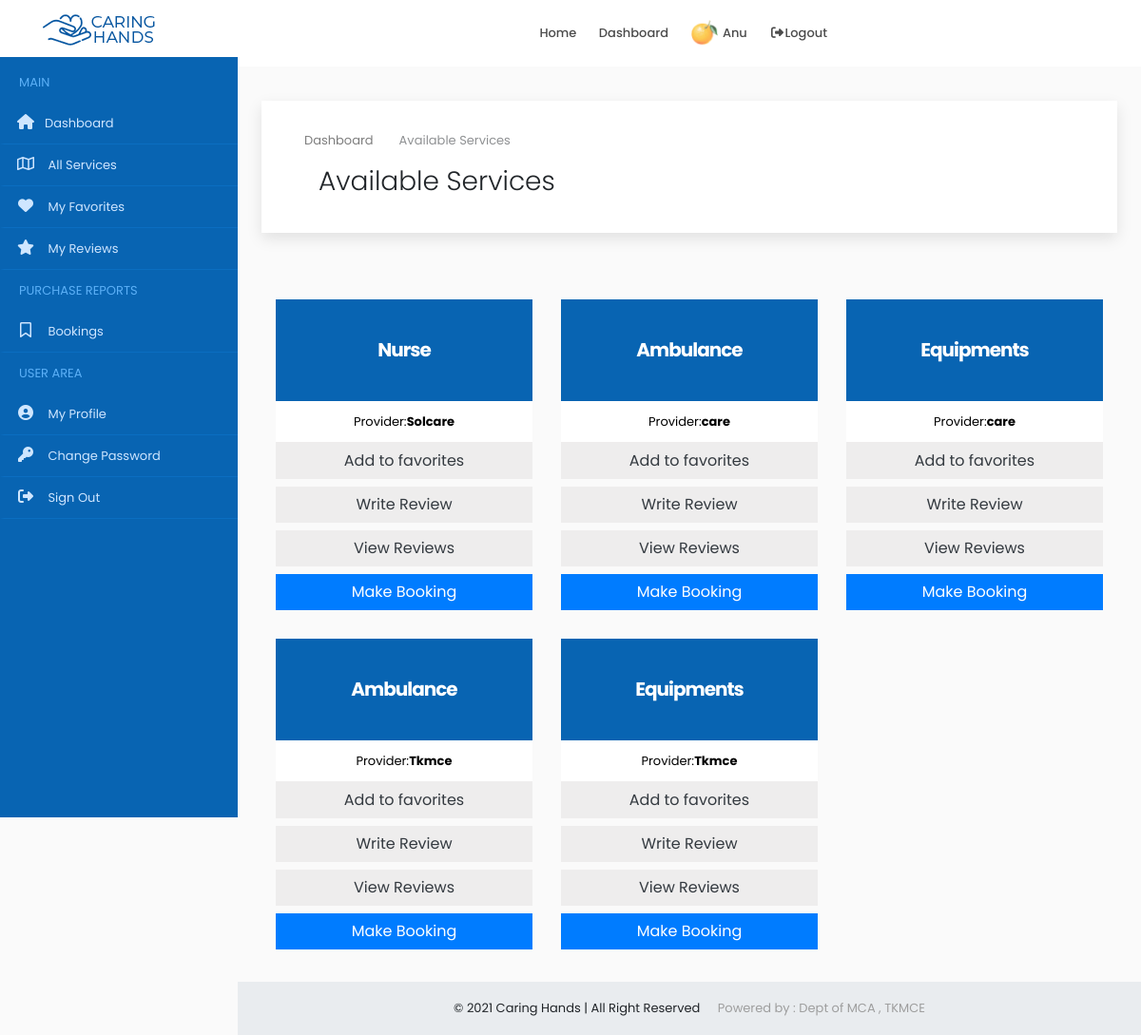
Screenshot of /user/services/ (signed in) with the database file from the repository.
### accounts/models.py (models this page shows, shortened)
class Users(models.Model):
    user = models.ForeignKey(User,on_delete=models.CASCADE)
    name = models.CharField(max_length=150)
    email = models.EmailField(max_length=200,null=True, blank=True)
    organization = models.CharField(max_length=250,null=True, blank=True)
    mob = models.CharField(max_length=12)
    sex = models.CharField(max_length=10,choices=gender,default='Male')
    house = models.CharField(max_length=100,null=True, blank=True)
    street1 =models.CharField(max_length=100,null=True, blank=True)
    street2 =models.CharField(max_length=100,null=True, blank=True)
    city = models.CharField(max_length=100,null=True, blank=True)
    district = models.CharField(max_length=100,null=True, blank=True)
    state = models.CharField(max_length=100,null=True,choices=states, blank=True)
    pin = models.CharField(max_length=100,null=True,blank=True)
    age = models.IntegerField(null=True, blank=True)
    type = models.CharField(max_length=20,choices=user_type)
    approval = models.CharField(max_length=20,choices=approval_choices,default='Pending')
    document = models.FileField(upload_to='documents',null=True, blank=True)
    profile_picture = models.FileField(upload_to='dp',default='assets/img/user3.png')

class ProviderService(models.Model):
    user = models.ForeignKey(Users,on_delete=models.CASCADE,null=True, blank=True)
    service = models.ForeignKey(Service, on_delete=models.CASCADE,null=True, blank=True)
    count = models.IntegerField(null=True, blank=True)
    cost = models.IntegerField()

class Service(models.Model):
    category = models.CharField(max_length=250)
    providers = models.IntegerField(null=True, blank=True)
    users = models.IntegerField(null=True, blank=True)

### accounts/views.py (the view)
# urls.py: path('user/services/',PublicService.as_view(), name='user_services'),
class PublicService(View):
    def get(self, request):
        x= UserCheck(request)
        if x == True:
            user = request.user
            account = Users.objects.get(user=user)
            services = ProviderService.objects.all()
            products = SubProduct.objects.all()
            context = {'account': account,'services': services,'products':products}
            return render(request, 'user/services.html',context)
        else:
            return redirect('home')

### accounts/functions.py (called while the page is built)
def UserCheck(request):
    user = request.user
    if user.is_authenticated:
        try:
            u = Users.objects.get(user=user)
            if u.type == 'public':
                return (True)
            else:
                return (False)
        except:
            return (False)
    else:
        return (False)

### accounts/templates/user/services.html (shortened to what this page needs)
{% extends 'common/dashboard_main.html' %}
{% load static %}
{% block content %}
{% include 'common/header.html' %}
{% include 'user/sidenav.html' %}
<div class="content-wrapper">
<div class="container-fluid overflow-hidden">
    <div class="row margin-tb-90px margin-lr-10px sm-mrl-0px">
        <div id="page-title" class="padding-30px background-white full-width box-shadow">
            <div class="container">
                <ol class="breadcrumb opacity-5">
                    <li><a href="{% url 'home' %}">Dashboard</a></li>
                    <li class="active">Available Services</li>
                </ol>
                <div class="container-fluid">
                    <div class="row">
                        <div class="col-6">
                            <h1 class="font-weight-300">Available Services</h1>
                        </div>
                        <div class="col-6">
                        </div>
                    </div>
                </div>
            </div>
        </div>
        <div class="container-fluid">
            <div class="row" style="margin-top:40px">
                {% for i in services %}
                <div class="col-lg-4 col-md-4  col-sm-6 sm-mb-40px wow fadeInUp" data-wow-delay="0.2s" style="visibility: visible; animation-delay: 0.2s; animation-name: fadeInUp;margin-top: 30px;">
                    <a href="#" data-toggle="modal" data-target="#addservice_{{i.id}}">
                        <div class="pricing hover-effect">
                            <div class="pricing-head text-center">
                                <h3 class="font-weight-700 padding-40px background-main-color margin-0px text-white">
                                    <span class=" z-index-2 position-relative d-block">{{i.service.category|title}}
                                    </span>
                                </h3>
                            </div>
                            <ul class="pricing-content text-center list-unstyled background-white">
                                <li>Provider:<strong>{{i.user.organization}}</strong></li>
                            </ul>
                            <div class="pricing-footer">
                                <a href="{% url 'add_to_fav_service' i.id %}" class="btn btn-block background-grey-1 text-dark rounded-0">Add to favorites</a>
                                <a href="{% url 'write_review' i.id %}" class="btn btn-block background-grey-1 text-dark rounded-0">Write Review</a>
                                <a href="{% url 'service_reviews' i.id %}" class="btn btn-block background-grey-1 text-dark rounded-0">View Reviews</a>
                                <a href="{% url 'make_service_booking' i.id %}" class="btn btn-block background-second-color text-white rounded-0">Make Booking</a>
                            </div>
                        </div>
                    </a>
                </div>
                {% empty %}
                <div class="alert alert-danger  margin-bottom-35px border-radius-10 padding-30px">
                    <strong>OOPS!</strong> No Services found
                    <hr>
                    <p class="margin-0px">If you feel this is a error please contact the service provider.</p>
                </div>
                {% endfor %}
            </div>
        </div>
    </div>
</div>
{% include 'common/small_footer.html' %}
</div>
{% endblock %}

### accounts/templates/common/header.html (shortened to what this page needs)
{% load static %}
<header>
    <div id="fixed-header-dark" class="header-output fixed-header" style="background-color: white;">
        <div class="container header-in">
            <div class="row">
                <div class="col-lg-2 col-md-12">
                    <a id="logo" href="{% url 'index' %}" class="d-inline-block margin-tb-15px"><img
                            src="{% static 'assets/img/logo-1.png' %}" alt=""></a>
                </div>
                <div class="col-lg-7 col-md-12 position-inherit">
                    <ul id="menu-main" class="nav-menu float-lg-right link-padding-tb-20px">
                        <li><a href="{% url 'index' %}">Home</a>
                        </li>
                        <li><a href="{% url 'home' %}">Dashboard</a>
                        </li>
                        {% if request.user.is_authenticated %}
                        <li><a href="{% url 'home' %}"><img src="{{account.profile_picture.url}}" class="height-30px border-radius-30" alt=""> {{account.name|title}}</a></li>
                        <li><a href="{% url 'logout' %}" data-toggle="modal" data-target="#exampleModal"><i class="fa fa-fw fa-sign-out-alt"></i>Logout</a></li>
                        {% else %}
                        <li><a href="{% url 'login' %}"><i class="far fa-user"></i> Login</a></li>
                        {% endif %}
                    </ul>
                </div>
                <div class="col-lg-3 col-md-12">
                </div>
            </div>
        </div>
    </div>
</header>

### static/assets/css/colors/main.css (style rules this page uses)
.background-main-color { background-color: #0864b2; }
.background-second-color { background-color: #007cff; }

### static/assets/css/sb-admin.css (style rules this page uses)
html { position: relative; min-height: 100%; }
body { overflow-x: hidden; }
.content-wrapper { min-height: calc(100vh - 56px); padding-top: 1rem; }
.content-wrapper { overflow-x: hidden; }
@media (min-width: 992px) { .content-wrapper { margin-left: 250px; } }

### rows the page displays
Users: profile_picture (picture), name "Anu"
ProviderService: service.category "Nurse", user.organization "Solcare"
ProviderService: service.category "Ambulance", user.organization "care"
ProviderService: service.category "Equipments", user.organization "care"
ProviderService: service.category "Ambulance", user.organization "Tkmce"
ProviderService: service.category "Equipments", user.organization "Tkmce"
